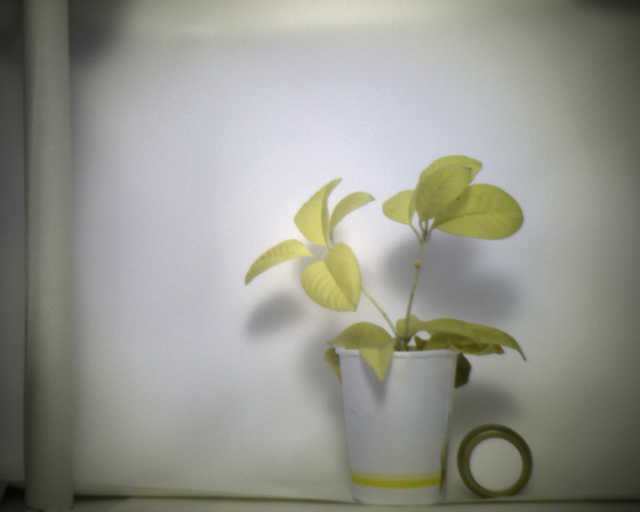
#> input picture data/left/3_to_1/color_L.png, 1280 x 1024 px (shown at 1/2 size)
$ python seg-hsv.py
#> lines starting #> are read from the running program, lines starting #| are printed output that depends on the picture; after the words box and inside, x2 and y2 are one past the last pixel; in counts of white or black regions, pixels touching at a corner belong together
import os

import cv2
import matplotlib.pyplot as plt
import numpy as np
import time
import psutil
# 使用perf_counter
start = time.perf_counter()  # 记录开始时间

def log_memory_usage(step_name):
    process = psutil.Process(os.getpid())
    mem_mb = process.memory_info().rss / 1024 / 1024
    print(f"{step_name}: {mem_mb:.2f} MB")

# [61 lines left out: functions select_roi, getHSV, mouse, not called in this run]


if __name__ == '__main__':
    log_memory_usage("初始内存")  # <-- 添加检查点
#> (the call stopped at in log_memory_usage, `mem_mb = process.memory_info().rss / 1024 / 1024`: psutil is not available in this run)

    path = 'data/left/3_to_1/color_L.png'
    # set save path
    base_path=os.path.abspath(os.path.join(path,'../..'))
    save_basepath=os.path.join(base_path,'seg\hsv')
    os.makedirs(save_basepath,exist_ok=True)

    save_path =os.path.join(save_basepath,'L.png')
    save_color_path = os.path.join(save_basepath,'color_L.png')
    save_mask_path = os.path.join(save_basepath,'mask_L.png')
    # read image
    image = cv2.imread(path)
#> image is the input picture: shape (1024, 1280, 3); mean B, G, R 141.4, 149.8, 148.9
    gray_image=cv2.imread(path, cv2.IMREAD_GRAYSCALE)
#> gray_image: shape (1024, 1280); min 1, max 249, mean 148.1
    # set roi
    roi = 475, 302, 587, 500  # 植物
    # roi = 485, 176, 609, 473 # plant2
    # roi=select_roi(image)
    roi_img = np.zeros_like(image, dtype=np.uint8)
    x, y, width, height = roi
    # Set the pixels inside the ROI to the values of the original image
    roiii = image[y:y + height, x:x + width]
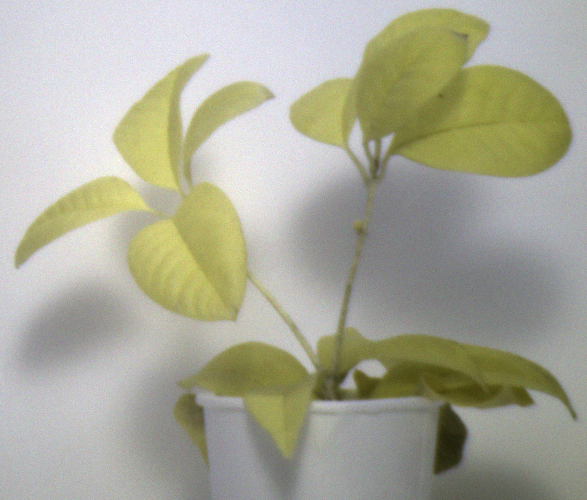
#> roiii: shape (500, 587, 3); mean B, G, R 152.2, 169.5, 169.6
    roi_img[y:y + height, x:x + width] = roiii
    image=roi_img
    # convert to hsv
    hsv_image = cv2.cvtColor(image, cv2.COLOR_BGR2HSV)
#> hsv_image: shape (1024, 1280, 3); mean H, S, V 15.5, 9.5, 39
    # define Set thresholds
    lower_green = (1, 70, 1)
    upper_green = (255, 255, 255)

    # set mask
    mask = cv2.inRange(hsv_image, lower_green, upper_green)
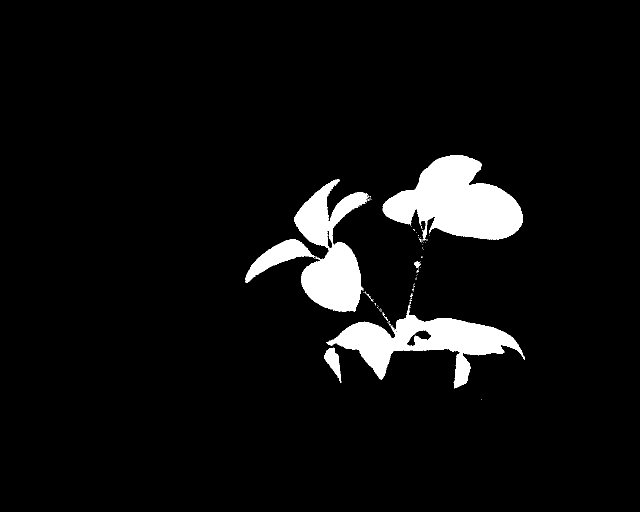
#> mask: shape (1024, 1280) (shown at 1/2 size); 5.8% white; 99 white regions (93 under 20 px), largest, box (x1, y1, x2, y2) and area: (765, 310, 1046, 481) 28372, (653, 609, 1050, 777) 22148, (588, 358, 738, 623) 20001, (490, 479, 628, 566) 4131, (649, 695, 683, 766) 1098, (828, 523, 842, 536) 95

    segmented_image = cv2.bitwise_and(image, image, mask=mask)

    kernel = cv2.getStructuringElement(cv2.MORPH_ELLIPSE, (5, 5))
    morphed_mask = cv2.morphologyEx(mask, cv2.MORPH_OPEN, kernel)
#> morphed_mask: shape (1024, 1280); 5.7% white; 8 white regions, largest, box (x1, y1, x2, y2) and area: (766, 310, 1046, 479) 28113, (655, 629, 1043, 776) 21789, (603, 484, 725, 623) 11749
    # show image
    seg_color_image=cv2.cvtColor(segmented_image, cv2.COLOR_BGR2RGB)
    seg_gray_image = cv2.bitwise_and(gray_image, gray_image, mask=mask)
    # cv2.imshow('seg',seg_gray_image)
    # cv2.waitKey(0)
    # write image
    cv2.imwrite(save_mask_path,mask)
    cv2.imwrite(save_path,seg_gray_image)
    cv2.imwrite(save_color_path,seg_color_image)


    # read image
    path = r'data\right\3_to_1\color_R.png'
    base_path = os.path.abspath(os.path.join(path, '../..'))
    save_basepath = os.path.join(base_path, 'seg\hsv')
    os.makedirs(save_basepath, exist_ok=True)
    save_path =os.path.join(save_basepath,'R.png')
    save_color_path = os.path.join(save_basepath,'color_R.png')
    save_mask_path = os.path.join(save_basepath,'mask_R.png')
    print(save_color_path)
    image = cv2.imread(path)
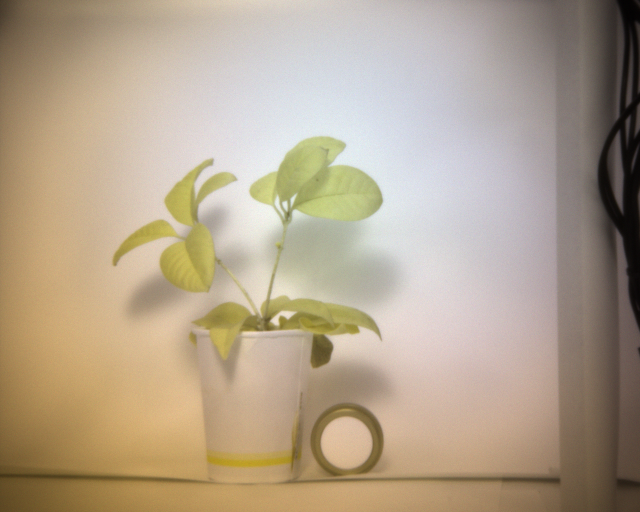
#> input picture data/right/3_to_1/color_R.png, 1280 x 1024 px, found by its file name (shown at 1/2 size)
#> image is the input picture: shape (1024, 1280, 3); mean B, G, R 141.3, 163, 178.9
    gray_image = cv2.imread(path, cv2.IMREAD_GRAYSCALE)
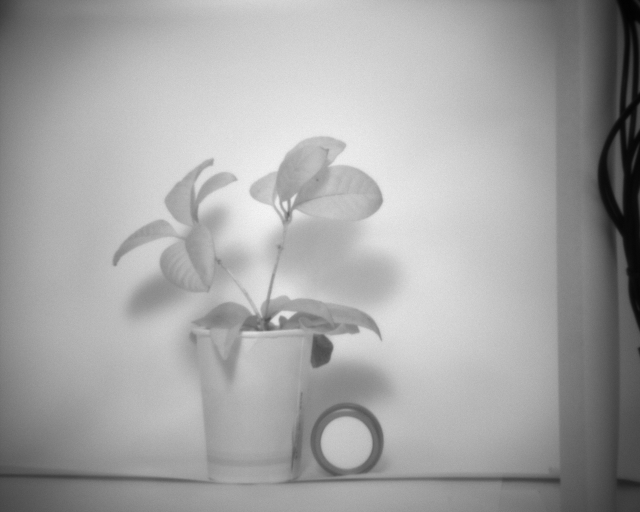
#> gray_image: shape (1024, 1280) (shown at 1/2 size); min 0, max 250, mean 164.8

    roi = 218, 255, 552, 492
    # roi =350, 176, 596, 506
    # roi=select_roi(image)
    roi_img = np.zeros_like(image, dtype=np.uint8)
    x, y, width, height = roi
    # Set the pixels inside the ROI to the values of the original image
    roiii = image[y:y + height, x:x + width]
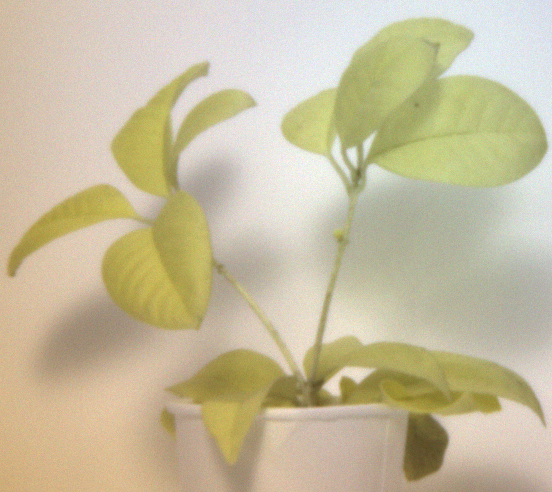
#> roiii: shape (492, 552, 3); mean B, G, R 157.7, 189, 198.7
    roi_img[y:y + height, x:x + width] = roiii
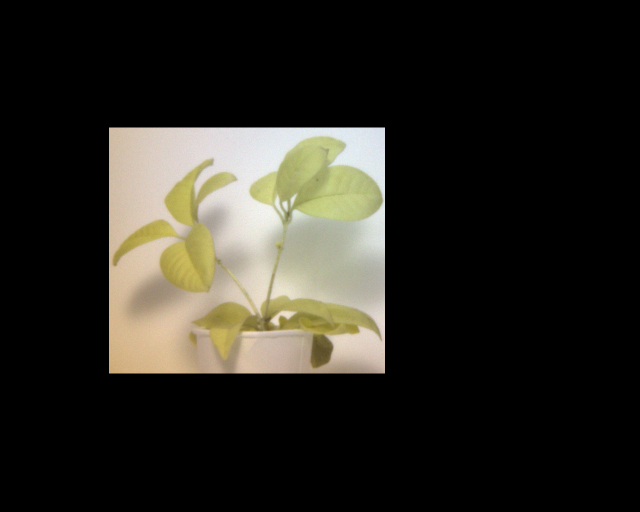
#> roi_img: shape (1024, 1280, 3) (shown at 1/2 size); mean B, G, R 32.7, 39.2, 41.2
    image=roi_img
    # convert to hsv
    hsv_image = cv2.cvtColor(image, cv2.COLOR_BGR2HSV)
#> hsv_image: shape (1024, 1280, 3); mean H, S, V 6.9, 12.2, 41.6
    # mouse(image) #鼠标选取

    # define threshold
    lower_green = (1, 70, 1)
    upper_green = (255, 255, 255)

    # set mask
    mask = cv2.inRange(hsv_image, lower_green, upper_green)
#> mask: shape (1024, 1280); 7.5% white; 1267 white regions (1257 under 20 px), largest, box (x1, y1, x2, y2) and area: (218, 318, 763, 747) 69864, (499, 274, 765, 454) 25369, (277, 575, 302, 589) 80

    segmented_image = cv2.bitwise_and(image, image, mask=mask)

    kernel = cv2.getStructuringElement(cv2.MORPH_ELLIPSE, (5, 5))
    morphed_mask = cv2.morphologyEx(mask, cv2.MORPH_OPEN, kernel)
#> morphed_mask: shape (1024, 1280); 6.4% white; 34 white regions (10 under 20 px), largest, box (x1, y1, x2, y2) and area: (381, 590, 759, 740) 23486, (500, 275, 762, 442) 23297, (221, 320, 465, 586) 22664
    # show image
    seg_color_image = cv2.cvtColor(segmented_image, cv2.COLOR_BGR2RGB)
    seg_gray_image = cv2.bitwise_and(gray_image, gray_image, mask=mask)
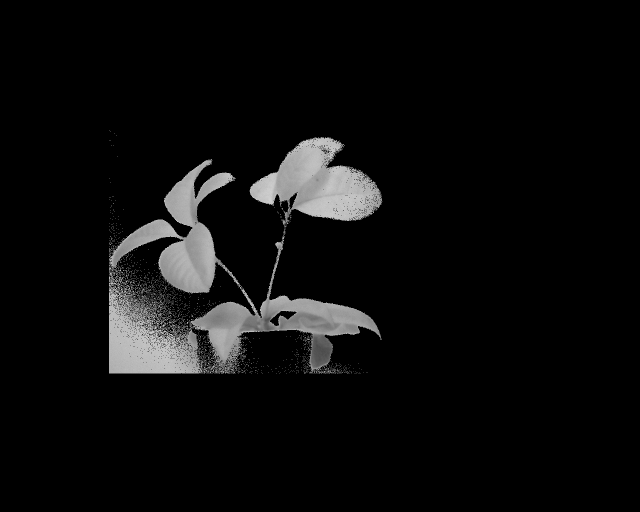
#> seg_gray_image: shape (1024, 1280) (shown at 1/2 size); min 0, max 218, mean 12.6


    # cv2.imshow('seg',seg_gray_image)
    # cv2.waitKey(0)

    # write image
    cv2.imwrite(save_path, seg_gray_image)
    cv2.imwrite(save_color_path, seg_color_image)

    end = time.perf_counter()  # 记录结束时间
    run_time = end - start  # 计算运行时间
    print(f"运行时间：{run_time}秒")
    log_memory_usage("处理数据后")  # <-- 添加检查点
#> (the call stopped at in log_memory_usage, `mem_mb = process.memory_info().rss / 1024 / 1024`: psutil is not available in this run)
